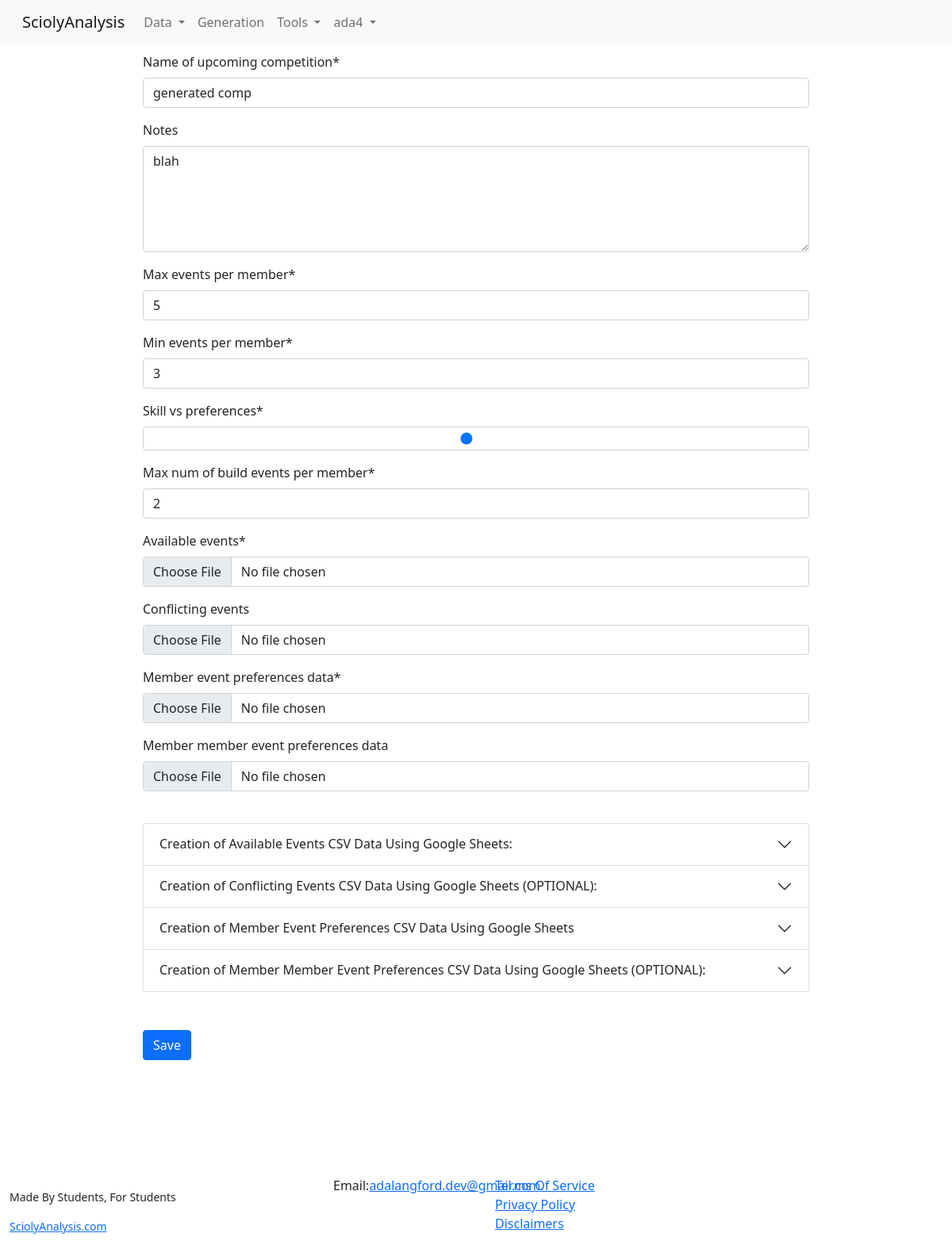
Screenshot of /generation/generated-competition-edit/29/ (signed in) with the database file from the repository.
### generation/models.py (models this page shows, shortened)
class GeneratedCompetitionSettings(models.Model):
    user = models.ForeignKey(User, on_delete=models.CASCADE)
    date = models.DateTimeField(auto_now=True,auto_now_add=False)
    name = models.CharField(max_length=200)
    notes = models.CharField(max_length=500, blank=True)
    max_events_per_member = models.PositiveIntegerField()
    min_events_per_member = models.PositiveIntegerField()
    skill_vs_preferences = models.FloatField()
    max_num_of_build_events_per_member = models.PositiveIntegerField(default=2)

### generation/views.py (the view, shortened to what this page needs)
# urls.py: path("generated-competition-edit/<str:pk>/", views.generatedCompetitionSettingsEdit, name="generatedCompetitionSettingsEdit"),
@login_required
def generatedCompetitionSettingsEdit(request, pk):
    generated_competition_settings = get_object_or_404(GeneratedCompetitionSettings, id=pk)
    if request.user.id == generated_competition_settings.user.id:
        form = CompetitionSettingsForm(request.POST or None, request.FILES or None, instance=generated_competition_settings)
        context={
            "form":form,
        }
        return render(request, 'generation/settings.html', context)
    raise Http404

### generation/forms.py (shortened to what this page needs)
class CompetitionSettingsForm(ModelForm):
    available_events = forms.FileField(widget=forms.FileInput(attrs={"accept": ".csv"}), required=True)
    conflicting_events = forms.FileField(widget=forms.FileInput(attrs={"accept": ".csv"}), required=False)
    member_event_preferences_data = forms.FileField(widget=forms.FileInput(attrs={"accept": ".csv"}), required=True)
    member_member_event_preferences_data = forms.FileField(widget=forms.FileInput(attrs={"accept": ".csv"}), required=False)
    class Meta:
        model = GeneratedCompetitionSettings
        fields = [
            "name",
            "notes",
            "max_events_per_member",
            "min_events_per_member",
            "skill_vs_preferences",
            "max_num_of_build_events_per_member",
        ]
        labels= {
            "name":"Name of upcoming competition",
        }
        widgets = {
            'notes': forms.Textarea(attrs={'cols': 20, 'rows': 5}),
            'skill_vs_preferences' : forms.NumberInput(attrs={"type":"range", "min":0, "max":1, "value":0.5})
        }

### generation/templates/generation/settings.html (shortened to what this page needs)
{% extends 'main.html' %}
{% load crispy_forms_tags %}
{% load static %}
    {% block bodycontent %}
        <div class="formblock">
            <form method="POST" enctype="multipart/form-data">
                {{ form|crispy }}
                <br>
                <div class="accordion" id="accordionExample">
                    <div class="accordion-item">
                      <h2 class="accordion-header" id="headingOne">
                        <button class="accordion-button collapsed" type="button" data-bs-toggle="collapse" data-bs-target="#collapseOne" aria-expanded="false" aria-controls="collapseOne">
                            Creation of Available Events CSV Data Using Google Sheets:
                        </button>
                      </h2>
                    </div>
                    <div class="accordion-item">
                      <h2 class="accordion-header" id="headingTwo">
                        <button class="accordion-button collapsed" type="button" data-bs-toggle="collapse" data-bs-target="#collapseTwo" aria-expanded="false" aria-controls="collapseTwo">
                            Creation of Conflicting Events CSV Data Using Google Sheets (OPTIONAL):
                        </button>
                      </h2>
                    </div>
                    <div class="accordion-item">
                      <h2 class="accordion-header" id="headingThree">
                        <button class="accordion-button collapsed" type="button" data-bs-toggle="collapse" data-bs-target="#collapseThree" aria-expanded="false" aria-controls="collapseThree">
                            Creation of Member Event Preferences CSV Data Using Google Sheets
                        </button>
                      </h2>
                    </div>
                    <div class="accordion-item">
                        <h2 class="accordion-header" id="headingFour">
                          <button class="accordion-button collapsed" type="button" data-bs-toggle="collapse" data-bs-target="#collapseFour" aria-expanded="false" aria-controls="collapseFour">
                            Creation of Member Member Event Preferences CSV Data Using Google Sheets (OPTIONAL):
                          </button>
                        </h2>
                      </div>
                  </div>
                <br>
                <br>
                <input type="submit" value="Save" class="btn btn-primary">
            </form>
        </div>
    {% endblock %}

### templates/sciolysite/navbar.html (shortened to what this page needs)
<nav class="navbar navbar-expand-lg navbar-light bg-light">
    <div class="container-fluid">
      <a class="navbar-brand" href="/">SciolyAnalysis</a>
      <div class="collapse navbar-collapse" id="navbarSupportedContent">
        <ul class="navbar-nav me-auto mb-2 mb-lg-0">
          <li class="nav-item dropdown">
            <a class="nav-link dropdown-toggle" href="{% url 'competitionListView' %}" id="navbarDropdown" role="button" data-bs-toggle="dropdown" aria-expanded="false">
              Data
            </a>
          </li>
          <li class="nav-item">
            <a class="nav-link" href="{% url 'generatedCompetitionsListView' %}">Generation</a>
          </li>
          <li class="nav-item dropdown">
            <a class="nav-link dropdown-toggle" href="{% url 'ConflictCheckingView' %}" id="navbarDropdown" role="button" data-bs-toggle="dropdown" aria-expanded="false">
              Tools
            </a>
          </li>
          {% if user.is_authenticated %}
          <li class="nav-item dropdown">
            <a class="nav-link dropdown-toggle" href="" id="navbarDropdown" role="button" data-bs-toggle="dropdown" aria-expanded="false">
              {{user.username}}
            </a>
          </li>
          {% endif %}
        </ul>
      </div>
    </div>
  </nav>

### rows the page displays
GeneratedCompetitionSettings: name "generated comp", notes "blah", max_events_per_member "5", min_events_per_member "3", skill_vs_preferences "0.485497008703539", max_num_of_build_events_per_member "2"

### other values shown
{{ user.username }} "ada4"
